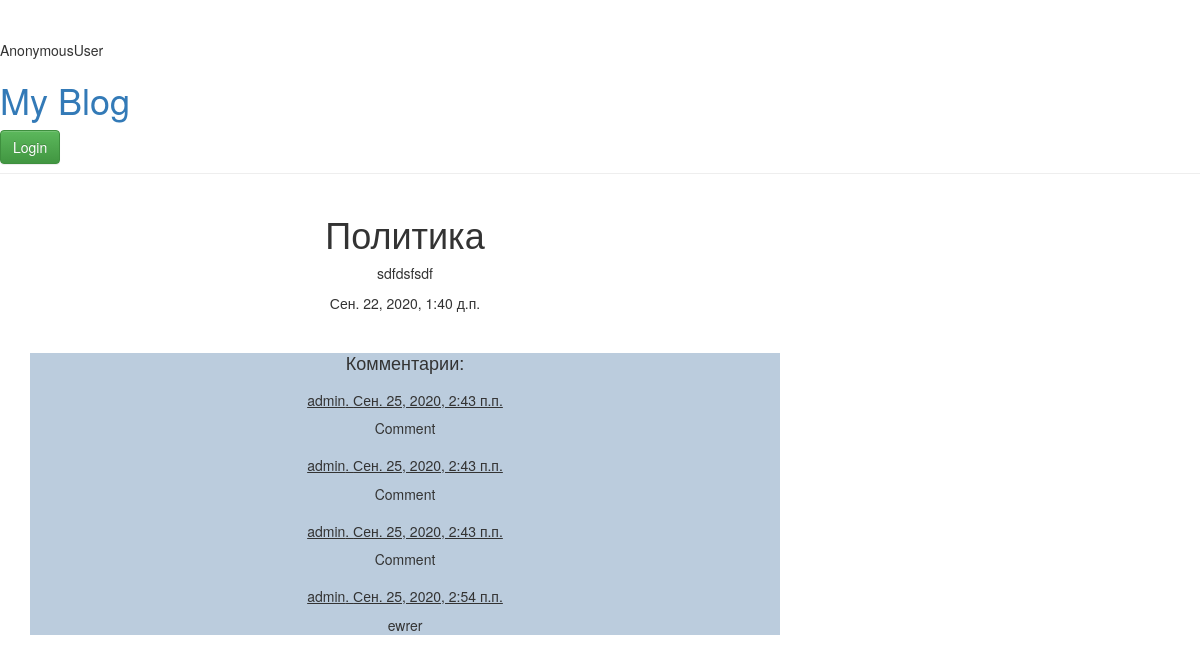
The app's page /post/11/detail with its own data.
### my_blog/models.py (models this page shows, shortened)
class Post(models.Model):
    author = models.ForeignKey('auth.User', on_delete=models.CASCADE)
    title = models.CharField(max_length=200)
    text = models.TextField()
    created_date = models.DateTimeField(default=timezone.now)
    published_date = models.DateTimeField(blank=True, null=True)
    deleted = models.BooleanField(default=False)
    draft = models.BooleanField(default=False)
    class Meta:
        verbose_name = 'Пост'
        verbose_name_plural = 'Посты'

class Comment(models.Model):
    author = models.ForeignKey('auth.User', on_delete=models.CASCADE)
    post = models.ForeignKey('Post', on_delete=models.CASCADE)
    text = models.TextField(max_length=500)
    created_date = models.DateTimeField(auto_now_add=True)
    class Meta:
        verbose_name = 'Комментарий'
        verbose_name_plural = 'Комментарии'

### my_blog/views.py (the view)
# urls.py: path('post/<int:post_pk>/detail', views.post_detail, name='post_detail'),
def post_detail(request, post_pk):
    post = get_object_or_404(Post, pk=post_pk)
    comments = Comment.objects.filter(post__id=post_pk)
    if request.method == 'POST':
        form = CommentForm(request.POST)
        if form.is_valid():
            comment = form.save(commit=False)
            comment.post = post
            comment.author = request.user
            comment.save()
            return redirect('post_detail', post_pk=comment.post.pk)
    else:
        form = CommentForm()
    return render(request, 'my_blog/post_detail.html', {
        'post': post,
        'comments': comments,
        'form': form
    })

### my_blog/templates/my_blog/post_detail.html (shortened to what this page needs)
{% extends 'my_blog/base.html' %}
{% block content %}
<div class="post" style="text-align: center">
    <h1>{{ post.title }}</h1>
    <p>{{ post.text|linebreaksbr }}</p>
    {% if post.published_date %}
    <div class="date">
        {{ post.published_date }}
    </div>
    {% else %}
    <p>Пост не опубликован</p>
    <a class="btn btn-default" href="{% url 'post_publish' post_pk=post.pk %}">Опубликовать</a>
    <br>
    {% endif %}
    {% if post.published_date is not null%}
    <div style="margin-top: 40px; background-color: #bbccdd">
        <h4>Комментарии:</h4>
        {% for comment in comments %}
        <div class="comment" style="margin-top: 20px">
            <h5 class="info" style="text-decoration: underline">
                {{comment.author}}.
                {{ comment.created_date}}
            </h5>
            <p>
                {{comment.text}}
            </p>
        </div>
        {% endfor %}
    </div>
    {% endif %}
</div>
{% endblock %}

### records on screen
Post: title "Политика", text "sdfdsfsdf", published_date "Сен. 22, 2020, 1:40 д.п."
Comment: author "admin", created_date "Сен. 25, 2020, 2:43 п.п.", text "Comment"
Comment: author "admin", created_date "Сен. 25, 2020, 2:43 п.п.", text "Comment"
Comment: author "admin", created_date "Сен. 25, 2020, 2:43 п.п.", text "Comment"
Comment: author "admin", created_date "Сен. 25, 2020, 2:54 п.п.", text "ewrer"

### other values on screen
{{ request.user }} "AnonymousUser"
